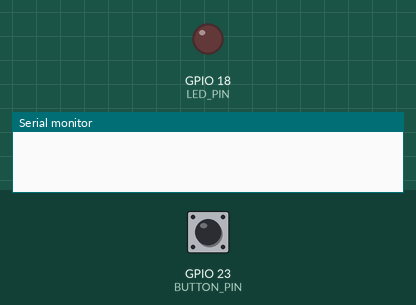
Bench run of a sketch on a simulated ESP32. On the bench: output pins drawn as LEDs (lit = HIGH), the last lines printed to the serial monitor. Inputs (shaded band) come from the test bench; at power-on: GPIO 23 (BUTTON_PIN) HIGH.

Above: at 1.2 s.
1.3 s: GPIO 23 (BUTTON_PIN) pulled LOW for 0.15 s
At 2.5 s:
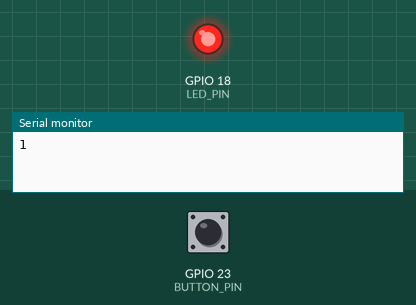
2.9 s: GPIO 23 (BUTTON_PIN) pulled LOW for 1 s
At 3.7 s:
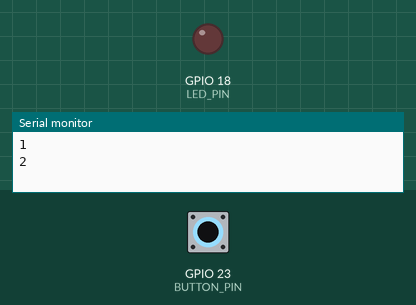
5.4 s: GPIO 23 (BUTTON_PIN) pulled LOW for 3.2 s
At 6.8 s:
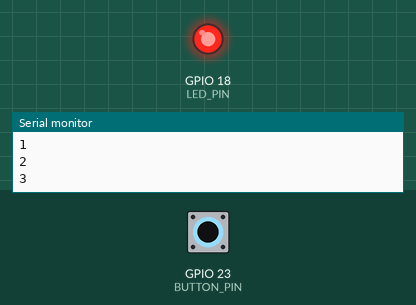
Timing chart, 0 to 8.4 s (numbered marks = the images above; inputs shaded):
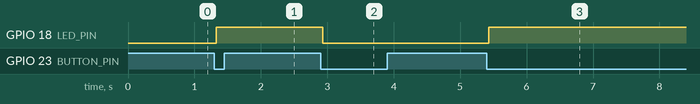

The sketch:

cpp.ino
```cpp
#include <Arduino.h>

const int LED_PIN = 18;
const int BUTTON_PIN = 23;
const unsigned long DEBOUNCE_MS = 30;
int lastRaw;
int stableState;
unsigned long lastChange;
bool ledOn = false;
unsigned long presses = 0;

void setup() {
  Serial.begin(115200);
  pinMode(LED_PIN, OUTPUT);
  digitalWrite(LED_PIN, LOW);
  pinMode(BUTTON_PIN, INPUT_PULLUP);
  lastRaw = digitalRead(BUTTON_PIN);
  stableState = lastRaw;      // Il livello iniziale non e' una pressione.
  lastChange = millis();
}

void loop() {
  const int raw = digitalRead(BUTTON_PIN);
  const unsigned long now = millis();
  if (raw != lastRaw) {
    lastRaw = raw;
    lastChange = now;         // Ogni cambiamento riavvia la finestra.
  }
  // Sottrazione unsigned: gestisce il ritorno a zero di millis().
  if (raw != stableState && now - lastChange >= DEBOUNCE_MS) {
    stableState = raw;
    if (stableState == LOW) { // Agisce solo sulla pressione stabilizzata.
      ledOn = !ledOn;
      digitalWrite(LED_PIN, ledOn ? HIGH : LOW);
      presses++;
      Serial.println(presses);
    }
  }
  delay(1);                  // Breve pausa; nessuna attesa bloccante di 30 ms.
}
```

Measured:
- after the input at 1.3 s, GPIO 18 (LED_PIN): LOW → HIGH at once
- after the input at 2.9 s, GPIO 18 (LED_PIN): HIGH → LOW at once
- after the input at 5.4 s, GPIO 18 (LED_PIN): LOW → HIGH at once
